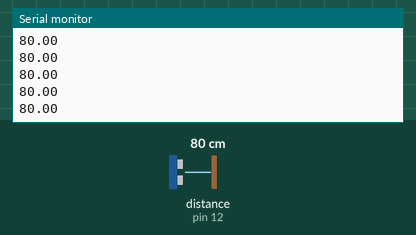
This sketch was run on a simulated Arduino Uno, built with avr-gcc and run on an emulated ATmega328P. Parts: the last lines printed to the serial monitor. Wiring (inferred from the names in the program): ultrasonic range finder: trigger pin 13; echo pin 12. The test bench sets the inputs (shaded band); at power-on: distance to the obstacle (sensor on pin 12) 80 cm. The echo pulse lasts 58.3 µs per cm.

Above: at 1.2 s.
1.3 s: distance to the obstacle (sensor on pin 12) set to 2 cm
At 2.0 s:
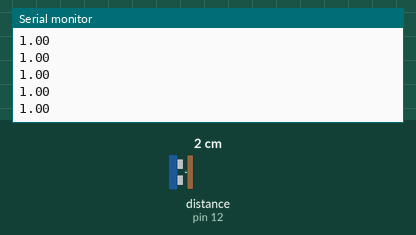
2.8 s: distance to the obstacle (sensor on pin 12) set to 4 cm
At 3.3 s:
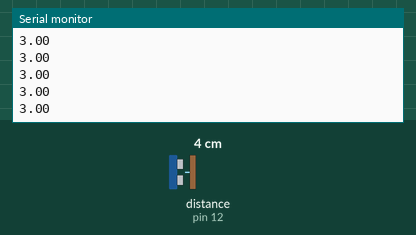
Timing chart, 0 to 5.8 s (numbered marks = the images above; inputs shaded):
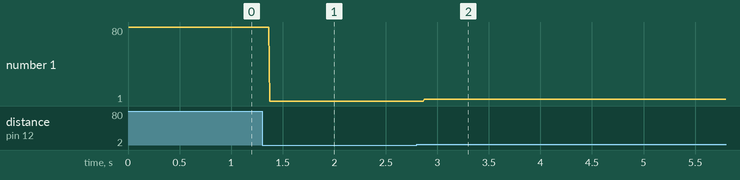

The sketch:

Aula5-Ultrassonic.ino
```cpp
/**
Curso de Arduino disponibilizadas pela Equipe de robótica TERA
Simulação: https://www.tinkercad.com/things/1vor4nzitKw
Venha nos conhecer no instagram: @roboticatera
**/
#define trigger 13
#define echo 12
 void setup() {
  // Início do Ultrassônico:
  Serial.begin(9600);
  pinMode(trigger, OUTPUT);
  pinMode(echo, INPUT);
}
 void loop(){

   Serial.println(distancia());

}

float distancia() {
  digitalWrite(trigger, LOW);
  delayMicroseconds(5);
  digitalWrite(trigger, HIGH);
  delayMicroseconds(10);
  digitalWrite(trigger, LOW);
  return pulseIn(echo, HIGH) / 58;
}

/**
%%%%%%%%%%%%%%%%%%%%%%%%%%%%%%%%%%%%%%%%%%%%%%%%%%%%%%%%%%%%%%%%%%%%%%%%%%%%%%%%%%%%%%%%%%%%%%%%%%%%
%%%%%%%%%%%%%%%%%%%%%%%%%%%%%%%%%%%%%%%%%%%%%%%%%%%%%%%%%%%%%%%%%%%%%%%%%%%%%%%%%%%%%%%%%%%%%%%%%%%%
%%%%%%%%%%%%%%%%%%%%%%%%%%%%%%%%%%%%%%%%%%%%%%%%%%%%%%%%%%%%%%%%%%%%%%%%%%%%%%%%%%%%%%%%%%%%%%%%%%%%
%%$%M®®®®®®®®®®®®®®®®®®®®®®®®®®®®®®®®®®®®®®®®®®®®®®®®®®®®®®®®®®®®®®®®®®®®®®®®®®®®®®®®®®®®®®®®®®33J33
%%$%M®®®®®®®®®®®®®®®®®®®®®®®®®®®®®®®®®®®®®®®®®®®®®®®®®®®®®®®®®®®®®®®®®®®®®®®®®®®®®®®®®®®®®®®®®®3JJ33
%$$%M®®®®®®®®®®®®®®®®®®®®®®®®®®®®®®®®®®®®®®®®®®®®®®®®®®®®®®®®®®®®®®®®®®®®®®®®®®®®®®®®®®®®®®®®®®33J33
%%$$®®®®®®®®®®5==(==(((¦¦¦¦!*!!!!*!!!¦¦!¦¦¦(((®®®®®(¦((¦((¦¦¦!!*!***!¦!!¦¦¦¦¦(((===®®®®®®®®®®®®J3J33
%%$$M®®®®®®®®®®®@===(¦(¦¦¦!¦!!*!!!!!!¦¦¦¦¦¦((¦®®®®®(¦(((((¦¦¦!!!!****¦!¦¦¦¦((((((M®®®®®®®®®®®®®J3J33
%$$%M®®®®®®®®®®®®®®==¦(¦¦¦¦¦*!!!!*¦!!¦¦¦¦!¦(((®®®®®(¦((((((¦¦!!!!**!!¦!!¦¦¦(¦((®®®®®®®®®®®®®®®®J3J33
%%$%M®®®®®®®®®®®®®®®®J(¦¦¦¦!*!!!!*¦!!¦¦¦¦¦¦(((®®®®®(¦((¦(((¦¦!!!!!*!!!!!¦¦¦(%®®®®®®®®®®®®®®®®®®33J33
%%$$M®®®®®®®®®®®®®®®®®®®®®®®®®®®®®®®®®!¦¦¦¦(((®®®®®(((((¦((¦®®®®®®®®®®®®®®®®®®®®®®®®®®®®®®®®®®®33J33
%%$%M®®®®®®®®®®®®®®®®®®®®®®®®®®®®®®®®®!¦¦¦¦(((®®®®®((((((((¦®®®®®®®®®®®®®®®®®®®®®®®®®®®®®®®®®®®J3J3P
%%$%®®®®®®®®®®®®®®®®®®®®®®®®®®®®®®®®®®*¦¦¦¦(((®®®®®((((((((!®®®®®®®®®®®®®®®®®®®®®®®®®®®®®®®®®®®J3J3A
%$$%®®®®®®®®®®®®®®®®®®®®®®®®®®®®®®®®®®*¦¦¦¦(((®®®®®((¦=((((¦®®®®®®®®®®®®®®®®®®®®®®®®®®®®®®®®®®®JJJ3Ç
$%$%M®®®®®®®®®®®®®®®®®®®®®®®®®®®®®®®®®!¦¦¦¦(((®®®®®(((((((¦¦®®®®®®®®®®®®®®®®®®®®®®®®®®®®®®®®®®®J3J3O
%$$%M®®®®®®®®®®®®®®®®®®®®®®®®®®®®®®®®®*¦¦¦((((®®®®®(((=((((=®®®®®®®®®®®®®®®®®®®®®®®®®®®®®®®®®®®33J3C
%$$%M®®®®®®®®®®®®®®®®®®®®®®®®®®®®®®®®®*¦¦¦((((®®®®®((((((((=®®®®®®®®®®®®®®®®®®®®®®®®®®®®®®®®®®®33J3A
%$$$®®®®®®®®®®®®®®®®®®®®®®®®®®®®®®®®®®*¦¦¦((((®®®®®(((((¦((=®®®®®®®®®®®®®®®®®®®®®®®®®®®®®®®®®®®33J33
%%$%®®®®®®®®®®®®®®®®®®®®®®®®®®®®®®®®®®*¦¦¦((((®®®®®((((((((=®®®®®®®®®®®®®®®®®®®®®®®®®®®®®®®®®®®3333S
%$$%M®®®®®®®®®®®®®®®®®®®®®®®®®®®®®®®®®!¦¦¦¦(((®®®®®((((((((=®®®®®®®®®®®®®®®®®®®®®®®®®®®®®®®®®®®33J3U
%$$%M®®®®®®®®®®®®®®®®®®®®®®®®®®®®®®®®®*¦¦¦((((®®®®®((((((((=®®®®®®®®®®®®®®®®®®®®®®®®®®®®®®®®®®®3333P
%$$%M®®®®®®®®®®®®®®®®®®®®®®®®®®®®®®®®®!¦¦¦¦(((®®®®®((((((((=®®®®®®®®®®®®®®®®®®®®®®®®®®®®®®®®®®®33J3R
%$$%®®®®®®®®®®®®®®®®®®®®®®®®®®®®®®®®®®!¦¦¦((((®®®®®((((((((=®®®®®®®®®®®®®®®®®®®®®®®®®®®®®®®®®®®33J3E
%$$%M®®®®®®®®®®®®®®®®®®®®®®®®®®®®®®®®®!¦(¦((((®®®®®((((((((=®®®®®®®®®®®®®®®®®®®®®®®®®®®®®®®®®®®33J3M
%$3$®®®®®®®®®®®®®®®®®®®®®®®®®®®®®®®®®®!¦¦¦((((®®®®®(((=((((=®®®®®®®®®®®®®®®®®®®®®®®®®®®®®®®®®®®33J3A
%%3$®®®®®®®®®®®®®®®®®®®®®®®®®®®®®®®®®®!¦¦¦((==®®®®®(((=((((=®®®®®®®®®®®®®®®®®®®®®®®®®®®®®®®®®®®33J3C
$%$%®®®®®®®®®®®®®®®®®®®®®®®®®®®®®®®®®®¦¦¦¦¦(((®®®®®(((=((((=®®®®®®®®®®®®®®®®®®®®®®®®®®®®®®®®®®®33J3Y
%%$$®®®®®®®®®®®®®®®®®®®®®®®®®®®®®®®®®®!¦¦¦((((®®®®®((((((((=®®®®®®®®®®®®®®®®®®®®®®®®®®®®®®®®®®®33J3$
$$$%®®®®®®®®®®®®®®®®®®®®®®®®®®®®®®®®®®¦¦¦(((((®®®®®(((=((((=®®®®®®®®®®®®®®®®®®®®®®®®®®®®®®®®®®®33J3$
$$$$M®®®®®®®®®®®®®®®®®®®®®®®®®®®®®®®®®¦¦¦¦((=(®®®®®=((=((((=®®®®®®®®®®®®®®®®®®®®®®®®®®®®®®®®®®®33J33
%%3%®®®®®®®®®®®®®®®®®®®®®®®®®®®®®®®®®®MMMMMMMM®®®®®MMMMMMMMM®®®®®®®®®®®®®®®®®®®®®®®®®®®®®®®®®®®33J$$
$$$$M®®®®®®®®®®®®®®®®®®®®®®®®®®®®®®®®®®®®®®®®®®®®®®®®®®®®®®®®®®®®®®®®®®®®®®®®®®®®®®®®®®®®®®®®®®33J33
$%$$M®®®®®®®®®®®M===(===((=C®®®®A(¦¦¦¦¦¦¦¦A®®®®®®M***!**!!!¦®®®®®®®®®®®®M!(®®®®®®®®®®®®®®®®®®®®33J3$
%%$$M®®®®®®®®®®®®®®®®C=®®®®®®®®®A¦®®®®®®®®®®®®®®®M*®®®®®®®®(¦®®®®®®®®®®M¦(((®®®®®®®®®®®®®®®®®®®3333$
$%3$®®®®®®®®®®®®®®®®®C=®®®®®®®®®A¦®®®®®®®®®®®®®®®M*®®®®®®®®!!®®®®®®®®®®($®®¦C®®®®®®®®®®®®®®®®®®33J3$
%$$%M®®®®®®®®®®®®®®®®C=®®®®®®®®®A¦®®!¦¦((!M®®®®®®M*®®®®®!!¦@®®®®®®®®®®¦%®®®®¦C®®®®®®®®®®®®®®®®®33J33
$$3%®®®®®®®®®®®®®®®®®C=®®®®®®®®®5¦®®®®®®®®®®®®®®®M!®®®®®®¦!®®®®®®®®®®!C®®®®®®((®®®®®®®®®®®®®®®®33J33
%$3%M®®®®®®®®®®®®®®®®C=®®®®M((®®5¦JJJJJJJJ@®®!!@®M*®®®®®®®=¦®®$!¦®®5!C®®JJJJJJ(¦®®®®®®®®®®®®®®®33J3$
%%3$®®®®®®®®®®®®®®®®®®®®®®®®®®®®®®®®®®®®®®®®®®®®®®®®®®®®®®®®®®®®®®®®®®®®®®®®®®®®®®®®®®®®®®®®®®®33333
$%$$M®®®®®®®®®®®®®®®®®®®®®®®®®®®®®®®®®®®®®®®®®®®®®®®®®®®®®®®®®®®®®®®®®®®®®®®®®®®®®®®®®®®®®®®®®®33J3$
%$3$M®®®®®®®®®®®®®®®®®®®®®®®®®®®®®®®®®®®®®®®®®®®®®®®®®®®®®®®®®®®®®®®®®®®®®®®®®®®®®®®®®®®®®®®®®®33J33
$%$$M®®®®®®®®®®®®®®®®®®®®®®®®®®®®®®®®®®®®®®®®®®®®®®®®®®®®®®®®®®®®®®®®®®®®®®®®®®®®®®®®®®®®®®®®®®33J3$
%$3$M®®®®®®®®®®®®®®®®®®®®®®®®®®®®®®®®®®®®®®®®®®®®®®®®®®®®®®®®®®®®®®®®®®®®®®®®®®®®®®®®®®®®®®®®®®33J33
%%%%%%%%%%%%%%%%%%%%%%%%%%%%%%%%%%%%%%%%%%%%%%%%%%%%%%%%%%%%%%%%%%%%%%%%%%%%%%%%%%%%%%%%%%%%%%%%%%%%
%%%%%%%%%%%%%%%%%%%%%%%%%%%%%%%%%%%%%%%%%%%%%%%%%%%%%%%%%%%%%%%%%%%%%%%%%%%%%%%%%%%%%%%%%%%%%%%%%%%%
%%%%%%%%%%%%%%%%%%%%%%%%%%%%%%%%%%%%%%%%%%%%%%%%%%%%%%%%%%%%%%%%%%%%%%%%%%%%%%%%%%%%%%%%%%%%%%%%%%%%
**/
```

Measured:
- after the input at 1.3 s, the serial monitor: prints a new line after 0.07 s (image 1)
- after the input at 2.8 s, the serial monitor: prints a new line after 0.07 s (image 2)
- plotted number 1: 80 → 1 after the input at 1.3 s, 1 → 3 after the input at 2.8 s
